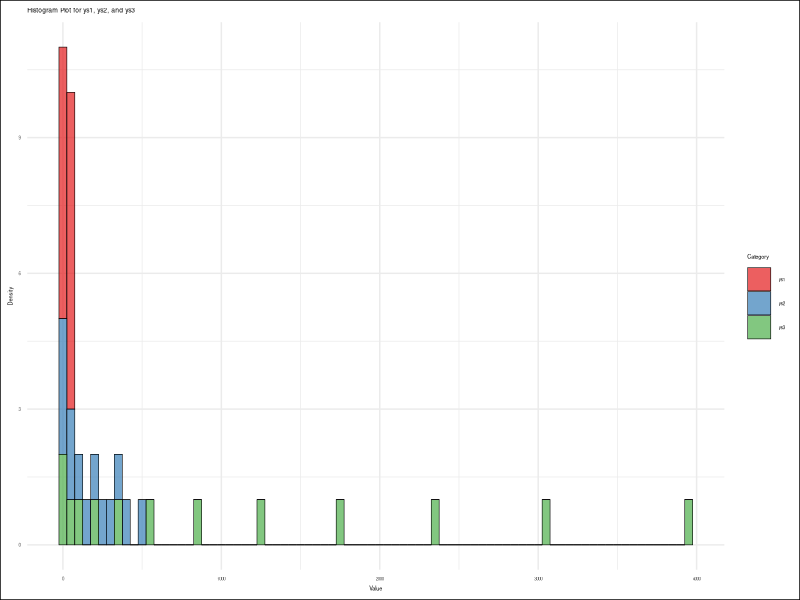

Write the R code that produced this figure.
# Load required libraries
library(readr)
library(tidyr)
library(ggplot2)

# Read data from CSV file
series <- read_csv(
  "series.csv",
  show_col_types = FALSE)

# Melt the series to long format for histplot
series_longer <- series %>%
  gather(key = "Category", value = "value", -xs)

# Create KDE plot using ggplot2 with custom colors
plot <- ggplot(
    series_longer,
    aes(x = value, fill = Category)) +
  geom_histogram(
    binwidth = 50, linewidth = 0.2,
    alpha = 0.7, color = "black") +
  scale_fill_brewer(palette = "Set1") +
  labs(
    x = "Value", y = "Density",
    title = "Histogram Plot for ys1, ys2, and ys3") +
  theme_minimal() +
  theme(
    plot.background = element_rect(fill = "white"),
    text = element_text(size = 4))

# Save plot as PNG
ggsave("83b-histplot.png", plot,
  width = 800, height = 400, units = "px")
